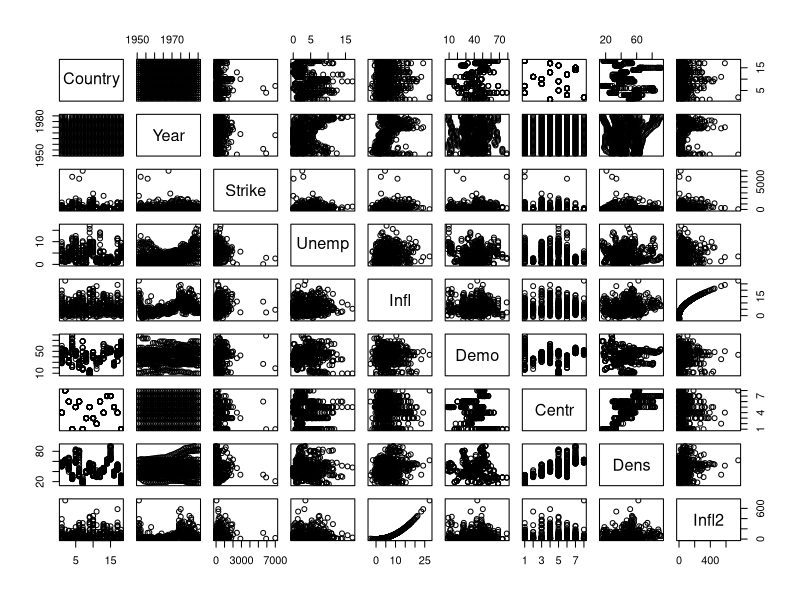
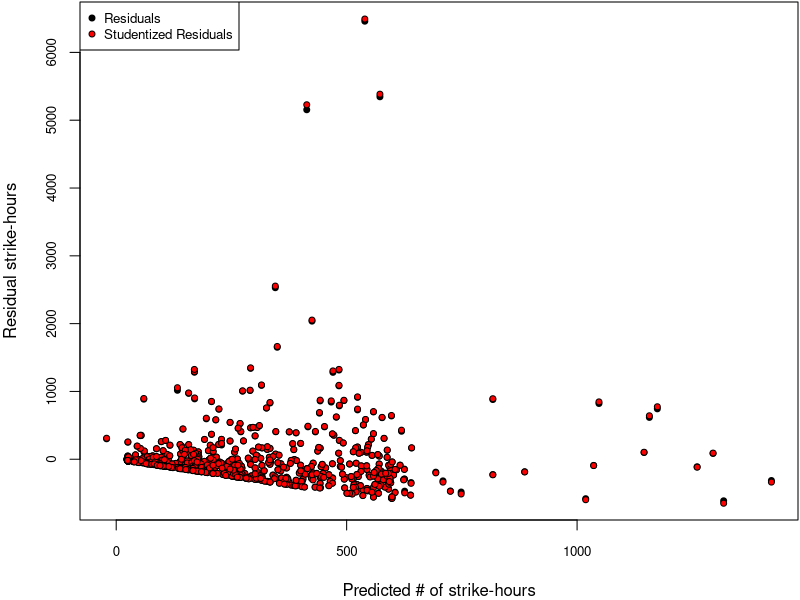

Reproduce these figures in R, in order. (Note: this script raises an error after producing the figures.)
# load file
strike <- read.csv("strikes_clean.csv")
# encode categoricals as Factors
strike$Centr <- as.factor(strike$Centr)
strike$Country <- as.factor(strike$Country)
#strike$Unemp2 <- strike$Unemp^2
#strike$Demo2 <- strike$Demo^2
strike$Infl2 <- strike$Infl^2

# Investigate to look for patterns  
summary(strike)
pairs(strike)


# Reason that these should affect strike
M1 = lm(Strike ~ Infl*Centr*Unemp, data = strike)
# anova shows unemp doesn't add much 
anova(M1)
# remove Unemp from M1 to get current model that works well 
M2 = lm(Strike ~ Infl*Centr, data = strike)

M3 = lm(Strike ~ Infl2*Centr, data = strike)

M4 = lm(Strike ~ Country*Year, data = strike)

M5 = lm(Strike ~ Infl*Centr + Country, data = strike)

M6 = lm(Strike ~ Centr + Infl + log(Dens) + log(Demo) + Centr:Infl + Centr:log(Dens) + Infl:log(Demo), data = strike)


# basic model
M0 <- lm(Strike ~ 1, data = strike)
# full model without country - interaction effects
Mfull <- lm(Strike ~ (. - Country - Year)^2 + Country, data = strike)
# forward step model from intercept to full
Mfwd <- step(M0, scope=list(lower=M0, upper=Mfull), direction='forward', trace=FALSE)
# backward step model from full to intercept
Mback <- step(Mfull, scope=list(lower=M0, upper=Mfull), direction='backward', trace=FALSE)
# step model starting from model grenerated from exploration
Mstep <- step(M2, scope=list(lower=M0, upper=Mfull), direction='both', trace=FALSE)

M1 <- M2
M2 <- Mfwd
Mnames <- expression(M[2], M[fwd])
# AIC
# calculate the long way for M1
ll1 <- dnorm(strike$Strike, mean = predict(M1),
             sd = summary(M1)$sigma*sqrt(M1$df/nrow(strike)), # mle divides by n
             log = TRUE) # loglikelihood
ll1 <- sum(ll1)
p1 <- length(M1$coef)+1 # number of parameters
AIC1 <- -2*ll1 + 2*p1
# calculate the R way
AIC1 - AIC(M1)
AIC2 <- AIC(M2) # for M2
c(AIC1 = AIC1, AIC2 = AIC2) # favors Mfwd
# PRESS
press1 <- resid(M1)/(1-hatvalues(M1)) # M1
press2 <-  resid(M2)/(1-hatvalues(M2)) # M2
c(PRESS1 = sum(press1^2), PRESS2 = sum(press2^2)) # favors Mfwd

# Cross-validation
nreps <- 2e3 # number of replications
ntot <- nrow(strike) # total number of observations
ntrain <- 500 # size of training set
ntest <- ntot-ntrain # size of test set
sse1 <- rep(NA, nreps) # sum-of-square errors for each CV replication
sse2 <- rep(NA, nreps)
Lambda <- rep(NA, nreps) # likelihod ratio statistic for each replication
system.time({
  for(ii in 1:nreps) {
    if(ii%%400 == 0) message("ii = ", ii)
    # randomly select training observations
    train.ind <- sample(ntot, ntrain) # training observations
    # this is the more straightforward way of calculating the CV parameter estimates
    # M1.cv <- lm(Strike ~ read + prog + race + ses + locus + read:prog + prog:ses,
    #             data = strike, subset = train.ind)
    # this is the faster R way
    M1.cv <- update(M1, subset = train.ind)
    M2.cv <- update(M2, subset = train.ind)
    # testing residuals for both models
    # that is, testing data - predictions with training parameters
    M1.res <- strike$Strike[-train.ind] - predict(M1.cv, newdata = strike[-train.ind,])
    M2.res <- strike$Strike[-train.ind] - predict(M2.cv, newdata = strike[-train.ind,])
    # total sum of square errors
    sse1[ii] <- sum((M1.res)^2)
    sse2[ii] <- sum((M2.res)^2)
    # testing likelihood ratio
    M1.sigma <- sqrt(sum(resid(M1.cv)^2)/ntrain) # MLE of sigma
    M2.sigma <- sqrt(sum(resid(M2.cv)^2)/ntrain)
    Lambda[ii] <- sum(dnorm(M1.res, mean = 0, sd = M1.sigma, log = TRUE))
    Lambda[ii] <- Lambda[ii] - sum(dnorm(M2.res, mean = 0, sd = M2.sigma, log = TRUE))
  } })

message("1:M1, 2:Mfwd")
c(SSE1 = mean(sse1), SSE2 = mean(sse2)) # favors smaller of 2
# in units of strike days
c(SSE1 = sqrt(mean(sse1)/ntest), SSE2 = sqrt(mean(sse2)/ntest)) # favors smaller of 2
mean(Lambda) # log(Lambda) < 0 which favors M2 > 0 M1


dev.off()

# model diagnostics
res1 <- resid(M1)
H1 <-  model.matrix(M1)
H1 <- H1 %*% solve(crossprod(H1), t(H1))
h1 <- diag(H1)
# studentized residuals
res.stu1 <- res1/sqrt(1-h1)

# standardized student residuals
res.stand1 <- res.stu1/sigma(M1)

cex <- 0.8 
par(mar = c(4,4,0.1,0.1))
plot(predict(M1), res1, pch=21, bg="black", cex=cex, cex.axis=cex,
     xlab="Predicted # of strike-hours", ylab="Residual strike-hours")
points(predict(M1), res.stu1, pch=21, bg="red", cex=cex)
legend(x="topleft", c("Residuals", "Studentized Residuals"), pch=21,
       pt.bg = c("black", "red"), pt.cex=cex, cex=cex)


res2 <- resid(M2)
H2 <- model.matrix(M2)
H2 <- H2 %*% solve(crossprod(H2), t(H2))
h2 <- diag(H2)
# studentized residuals
res.stu2 <- res2/sqrt(1-h2)

# standardized student residuals
res.stand2 <- res.stu2/sigma(M2)

cex <- 0.8 
par(mar = c(4,4,0.1,0.1))
plot(predict(M2), res, pch=21, bg="black", cex=cex, cex.axis=cex,  
     xlab="Predicted # of strike-hours", ylab="Residual strike-hours")
points(predict(M2), res.stu, pch=21, bg="red", cex=cex)
legend(x="topleft", c("Residuals", "Studentized Residuals"), pch=21,
       pt.bg = c("black", "red"), pt.cex=cex, cex=cex)
# seems like multiplicative error

# histogram of studentized residuals
par(mar = c(4,4,0.1,0.1))
hist.plot1 <- hist(res.stand1, breaks=75, freq = FALSE, cex.axis=cex, main="",
                  xlab="Standardized, studentized residual strike activity")
curve(dnorm(x), col='red', add=TRUE)

# histogram of studentized residuals
par(mar = c(4,4,0.1,0.1))
hist.plot2 <- hist(res.stand2, breaks=100, freq = FALSE, cex.axis=cex, main = "",
                  xlab="Standardized, studentized residual strike activity")
curve(dnorm(x), col='red', add=TRUE)

#plot cross-validation SSE and Lambda
par(mfrow = c(1,2))
par(mar = c(4.5, 4.5, .1, .1))
boxplot(x = list(sqrt(sse1/ntest), sqrt(sse2/ntest)), names = Mnames, cex = .7,
        ylab = expression(RMSE^{test}), col = c("yellow", "orange"))
hist(Lambda, breaks = 50, freq = FALSE, xlab = expression(Lambda^{test}),
     main = "", cex = .7)
abline(v = mean(Lambda), col = "red") # average value
